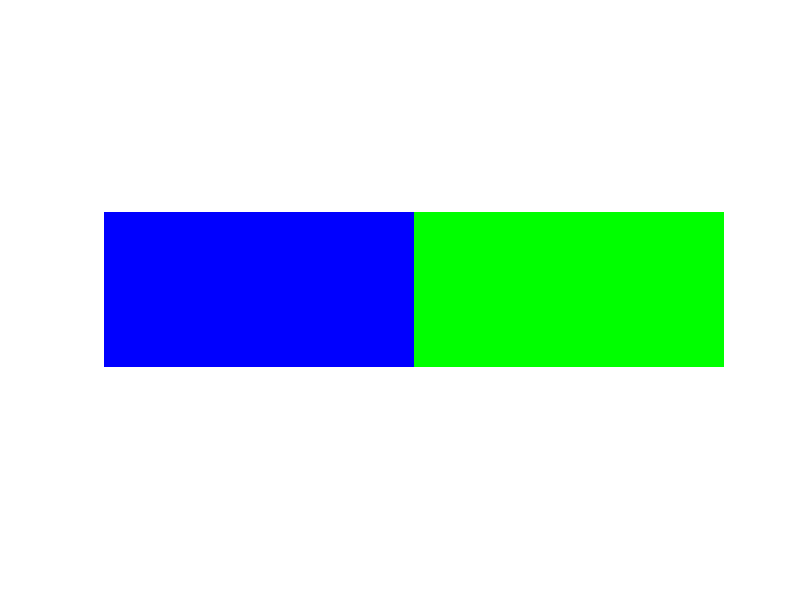

This chart was generated by the following MATLAB code:
close all
clear all
clc

B(1:100,1:200,1)=zeros(100,200);
B(1:100,1:200,2)=zeros(100,200);
B(1:100,1:200,3)=255*ones(100,200);


B(1:100,201:400,1)=zeros(100,200);
B(1:100,201:400,2)=255*ones(100,200);
B(1:100,201:400,3)=zeros(100,200);

imshow(B)
